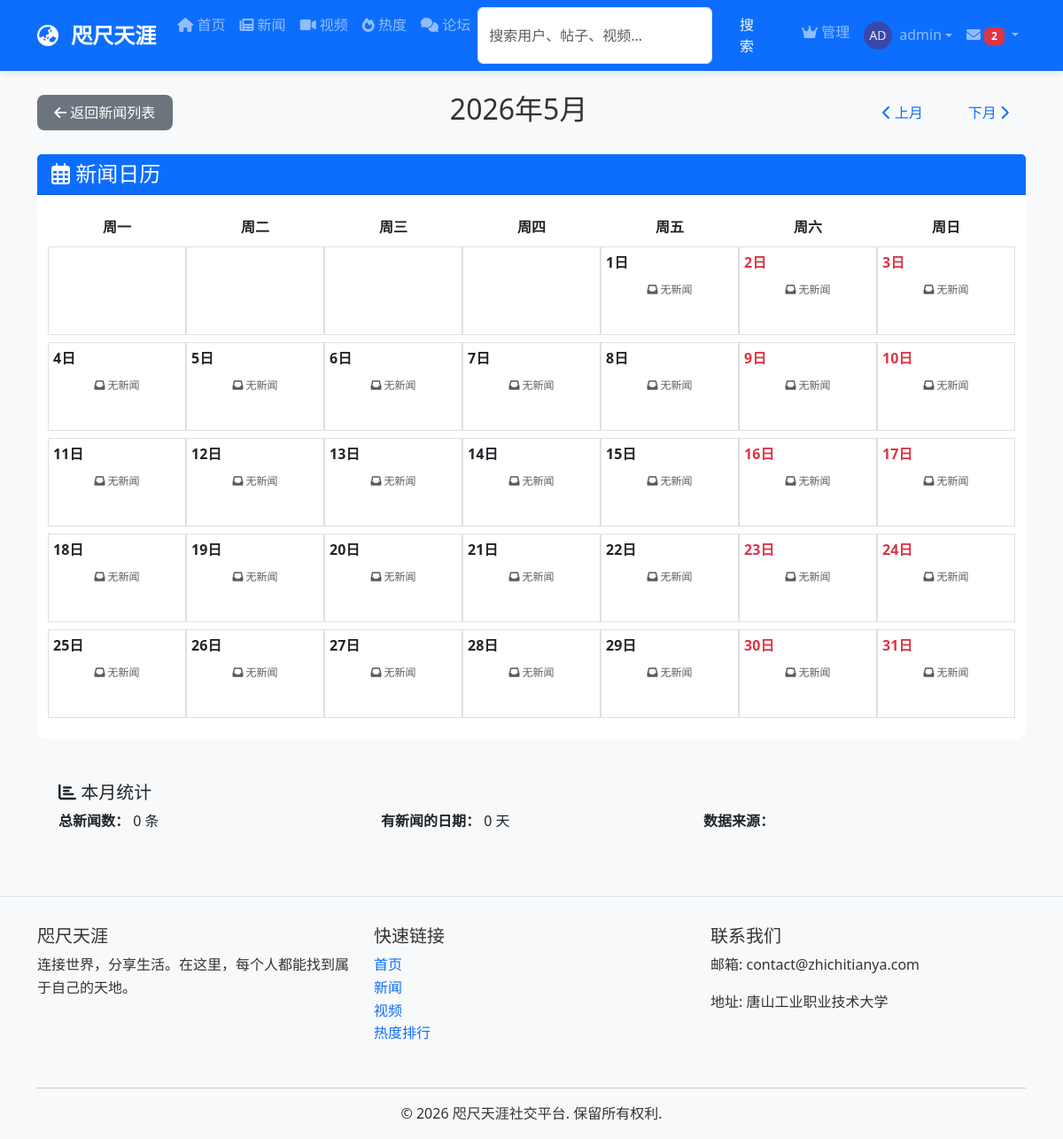
The app's page /news/calendar (signed in) with its own data.
### python_web_project/models/__init__.py (models this page shows, shortened)
class User(UserMixin, db.Model):
    __tablename__ = 'users'
    id = db.Column(db.Integer, primary_key=True)
    username = db.Column(db.String(80), unique=True, nullable=False)
    email = db.Column(db.String(120), unique=True, nullable=False)
    password_hash = db.Column(db.String(120), nullable=False)
    avatar = db.Column(db.String(200), default='default_avatar.png')
    bio = db.Column(db.Text, default='')
    location = db.Column(db.String(100))
    website = db.Column(db.String(200))
    is_active = db.Column(db.Boolean, default=True)  # 用户是否被封禁
    is_banned = db.Column(db.Boolean, default=False)  # 是否被完全封禁
    can_post = db.Column(db.Boolean, default=True)    # 是否可以发帖
    can_video = db.Column(db.Boolean, default=True)   # 是否可以发视频
    can_comment = db.Column(db.Boolean, default=True)  # 是否可以评论
    is_admin = db.Column(db.Boolean, default=False)   # 是否为管理员
    join_date = db.Column(FlexibleDateTime, default=datetime.now)
    last_seen = db.Column(FlexibleDateTime, default=datetime.now)
    posts = db.relationship('Post', backref='author',
                            lazy=True, foreign_keys='Post.author_id')
    videos = db.relationship('Video', backref='uploader',
                             lazy=True, foreign_keys='Video.uploader_id')
    comments = db.relationship(
        'Comment', lazy=True, foreign_keys='Comment.author_id')
    sent_messages = db.relationship(
        'Message', backref='sender', lazy=True, foreign_keys='Message.sender_id')
    received_messages = db.relationship(
        'Message', backref='recipient', lazy=True, foreign_keys='Message.recipient_id')
    followers = db.relationship(
        'User', secondary='follows',
        primaryjoin='(Follows.followed_id == User.id)',  # 被关注的人
        secondaryjoin='(Follows.follower_id == User.id)',  # 关注者
        backref=db.backref('followed', lazy='dynamic'),
        lazy='dynamic'
    )
    post_likes = db.relationship('PostLike', backref='user', lazy=True)
    video_likes = db.relationship('VideoLike', backref='user', lazy=True)
    def unread_messages_count(self):
        return Message.query.filter_by(
            recipient_id=self.id,
            is_read=False
        ).count()

### python_web_project/routes/news.py (the view)
@news_bp.route('/calendar')
def news_calendar():
    year = request.args.get('year', datetime.now().year, type=int)
    month = request.args.get('month', datetime.now().month, type=int)
    first_day = date_obj(year, month, 1)
    if month == 12:
        last_day = date_obj(year + 1, 1, 1) - timedelta(days=1)
    else:
        last_day = date_obj(year, month + 1, 1) - timedelta(days=1)
    monthly_news = News.query.filter(
        News.timestamp >= first_day,
        News.timestamp <= last_day
    ).order_by(News.timestamp.desc()).all()
    news_by_date = {}
    for news in monthly_news:
        date_key = news.timestamp.date()
        if date_key not in news_by_date:
            news_by_date[date_key] = []
        news_by_date[date_key].append(news)
    cal = calendar.monthcalendar(year, month)
    day_info = {}
    for week in cal:
        for day in week:
            if day != 0:
                current_date = date_obj(year, month, day)
                is_weekend = calendar.weekday(year, month, day) >= 5
                day_info[day] = {
                    'date': current_date,
                    'is_weekend': is_weekend,
                    'has_news': current_date in news_by_date
                }
    return render_template('news_calendar.html',
                           year=year,
                           month=month,
                           calendar_days=cal,
                           news_by_date=news_by_date,
                           day_info=day_info,
                           date=date_obj)

### python_web_project/templates/news_calendar.html (shortened to what this page needs)
{% extends "base.html" %}  {% block content %}
<div class="container mt-4">
  <div class="row mb-4">
    <div class="col-md-12">
      <div class="d-flex justify-content-between align-items-center">
        <a href="{{ url_for('news') }}" class="btn btn-secondary">
          <i class="fas fa-arrow-left"></i> 返回新闻列表
        </a>
        <h2>{{ year }}年{{ month }}月</h2>
        <div>
          {% if month > 1 %}
          <a
            href="{{ url_for('news_routes.news_calendar', year=year, month=month-1) }}"
            class="btn btn-outline-primary"
          >
            <i class="fas fa-chevron-left"></i> 上月
          </a>
          {% endif %} {% if month < 12 %}
          <a
            href="{{ url_for('news_routes.news_calendar', year=year, month=month+1) }}"
            class="btn btn-outline-primary ms-2"
          >
            下月 <i class="fas fa-chevron-right"></i>
          </a>
          {% endif %}
        </div>
      </div>
    </div>
  </div>
  <div class="row">
    <div class="col-md-12">
      <div class="card">
        <div class="card-header bg-primary text-white">
          <h4 class="mb-0"><i class="far fa-calendar-alt"></i> 新闻日历</h4>
        </div>
        <div class="card-body">
          <div class="row">
            {% for day_name in ['周一', '周二', '周三', '周四', '周五', '周六',
            '周日'] %}
            <div class="col text-center fw-bold">{{ day_name }}</div>
            {% endfor %}
          </div>
          {% for week in calendar_days %}
          <div class="row mt-2">
            {% for day in week %} {% if day != 0 %} {% set info =
            day_info.get(day, {}) %} {% set is_weekend = info.is_weekend if info
            else false %} {% set has_news = info.has_news if info else false %}
            {% else %} {% set is_weekend = false %} {% set has_news = false %}
            {% endif %}
            <div
              class="col {% if has_news %}bg-light{% endif %} {% if is_weekend %}text-danger{% endif %}"
              style="min-height: 100px; border: 1px solid #e0e0e0; padding: 5px"
            >
              {% if day != 0 %} {% set current_date = date(year, month, day) %}
              <div
                class="d-flex justify-content-between align-items-center mb-2"
              >
                {% if news_by_date.get(current_date) %}
                <a
                  href="{{ url_for('news_routes.news_by_date', date_str=current_date.strftime('%Y-%m-%d')) }}"
                  class="text-decoration-none text-primary fw-bold"
                  title="点击查看{{ day }}日的新闻"
                >
                  {{ day }}日
                </a>
                {% else %}
                <strong
                  class="{% if news_by_date.get(current_date) %}text-primary{% endif %}"
                >
                  {{ day }}日
                </strong>
                {% endif %}
              </div>
              {% if news_by_date.get(current_date) %}
              <div class="news-list">
                {% for news_item in news_by_date[current_date][:3] %}
                <div class="mb-2" style="font-size: 12px">
                  <a
                    href="{{ url_for('news_detail', news_id=news_item.id) }}"
                    class="text-decoration-none text-dark"
                    title="{{ news_item.title }}"
                  >
                    <i class="fas fa-newspaper text-success"></i>
                    {{ news_item.title[:15] }}{% if news_item.title|length > 15
                    %}...{% endif %}
                  </a>
                </div>
                {% endfor %} {% if news_by_date[current_date]|length > 3 %}
                <div class="text-center">
                  <small class="text-muted"
                    >还有 {{ news_by_date[current_date]|length - 3 }}
                    条...</small
                  >
                </div>
                {% endif %}
              </div>
              {% else %}
              <div class="text-muted text-center" style="font-size: 12px">
                <i class="fas fa-inbox"></i> 无新闻
              </div>
              {% endif %} {% endif %}
            </div>
            {% endfor %}
          </div>
          {% endfor %}
        </div>
      </div>
    </div>
  </div>
  <div class="row mt-4">
    <div class="col-md-12">
      <div class="card bg-light">
        <div class="card-body">
          <h5><i class="fas fa-chart-bar"></i> 本月统计</h5>
          <div class="row">
            <div class="col-md-4">
              <p class="mb-0">
                <strong>总新闻数：</strong>
                {% set total = namespace(value=0) %} {% for news_list in
                news_by_date.values() %} {% set total.value = total.value +
                news_list|length %} {% endfor %} {{ total.value }} 条
              </p>
            </div>
            <div class="col-md-4">
              <p class="mb-0">
                <strong>有新闻的日期：</strong> {{ news_by_date|length }} 天
              </p>
            </div>
            <div class="col-md-4">
              <p class="mb-0">
                <strong>数据来源：</strong>
                {% set sources = namespace(list=[]) %} {% for news_list in
                news_by_date.values() %} {% for news_item in news_list %} {% if
                news_item.source not in sources.list %} {% set sources.list =
                sources.list + [news_item.source] %} {% endif %} {% endfor %} {%
                endfor %} {{ sources.list|join(', ') }}
              </p>
            </div>
          </div>
        </div>
      </div>
    </div>
  </div>
</div>
{% endblock %}

### python_web_project/templates/base.html (shortened to what this page needs)
<!DOCTYPE html>
<html lang="zh-CN">
  <head>
    <link
      href="{{ url_for('static', filename='css/bootstrap.min.css') }}"
      rel="stylesheet"
    />
    <link
      rel="stylesheet"
      href="{{ url_for('static', filename='css/style.css') }}"
    />
    <link
      rel="stylesheet"
      href="https://cdnjs.cloudflare.com/ajax/libs/font-awesome/6.0.0/css/all.min.css"
    />
  </head>
  <body>
    <nav class="navbar navbar-expand-lg navbar-dark bg-primary sticky-top">
      <div class="container">
        <a class="navbar-brand" href="{{ url_for('index') }}">
          <i class="fas fa-globe-asia me-2"></i> 咫尺天涯
        </a>
        <div class="collapse navbar-collapse" id="navbarNav">
          <ul class="navbar-nav me-auto">
            <li class="nav-item">
              <a class="nav-link" href="{{ url_for('index') }}"
                ><i class="fas fa-home"></i> 首页</a
              >
            </li>
            <li class="nav-item">
              <a class="nav-link" href="{{ url_for('news') }}"
                ><i class="fas fa-newspaper"></i> 新闻</a
              >
            </li>
            <li class="nav-item">
              <a class="nav-link" href="{{ url_for('videos') }}"
                ><i class="fas fa-video"></i> 视频</a
              >
            </li>
            <li class="nav-item">
              <a class="nav-link" href="{{ url_for('trending') }}"
                ><i class="fas fa-fire"></i> 热度</a
              >
            </li>
            <li class="nav-item">
              <a class="nav-link" href="{{ url_for('forum') }}"
                ><i class="fas fa-comments"></i> 论坛</a
              >
            </li>
            <li class="nav-item">
              <form
                class="d-flex"
                action="{{ url_for('search') }}"
                method="get"
              >
                <input
                  class="form-control me-2"
                  type="search"
                  name="q"
                  placeholder="搜索用户、帖子、视频..."
                  aria-label="Search"
                />
                <button class="btn btn-outline-light" type="submit">
                  搜索
                </button>
              </form>
            </li>
          </ul>
          <ul class="navbar-nav ms-auto">
            {% if current_user.is_authenticated %} {% if current_user.is_admin
            %}
            <li class="nav-item">
              <a class="nav-link" href="{{ url_for('admin') }}"
                ><i class="fas fa-crown"></i> 管理</a
              >
            </li>
            {% endif %}
            <li class="nav-item dropdown">
              <a
                class="nav-link dropdown-toggle d-flex align-items-center"
                href="#"
                id="navbarDropdown"
                role="button"
                data-bs-toggle="dropdown"
              >
                <img
                  src="{{ get_avatar_url(current_user.avatar) }}"
                  class="user-avatar-sm me-2"
                  alt="头像"
                />
                {{ current_user.username }}
              </a>
            </li>
            {% endif %}
          </ul>
          {% if current_user.is_authenticated %}
          <ul class="navbar-nav">
            <li class="nav-item dropdown">
              <a
                class="nav-link dropdown-toggle"
                href="#"
                id="messagesDropdown"
                role="button"
                data-bs-toggle="dropdown"
                aria-expanded="false"
              >
                <i class="fas fa-envelope"></i>
                {% if current_user.unread_messages_count() > 0 %}
                <span class="badge bg-danger"
                  >{{ current_user.unread_messages_count() }}</span
                >
                {% endif %}
              </a>
                {% set unread_messages = [] %} {% for msg in
                current_user.received_messages %} {% if not msg.is_read %} {% if
                unread_messages|length < 5 %} {% set _ =
                unread_messages.append(msg) %} {% endif %} {% endif %} {% endfor
                %}
            </li>
          </ul>
          {% endif %}
        </div>
      </div>
    </nav>
    <main>{% block content %}{% endblock %}</main>
    <footer class="footer mt-5 py-4 bg-light">
      <div class="container">
        <div class="row">
          <div class="col-md-4 mb-3">
            <h5>咫尺天涯</h5>
            <p>连接世界，分享生活。在这里，每个人都能找到属于自己的天地。</p>
          </div>
          <div class="col-md-4 mb-3">
            <h5>快速链接</h5>
            <ul class="list-unstyled">
              <li>
                <a href="{{ url_for('index') }}" class="text-decoration-none"
                  >首页</a
                >
              </li>
              <li>
                <a href="{{ url_for('news') }}" class="text-decoration-none"
                  >新闻</a
                >
              </li>
              <li>
                <a href="{{ url_for('videos') }}" class="text-decoration-none"
                  >视频</a
                >
              </li>
              <li>
                <a href="{{ url_for('trending') }}" class="text-decoration-none"
                  >热度排行</a
                >
              </li>
            </ul>
          </div>
          <div class="col-md-4 mb-3">
            <h5>联系我们</h5>
            <p>邮箱: contact@zhichitianya.com</p>
            <p>地址: 唐山工业职业技术大学</p>
          </div>
        </div>
        <hr />
        <div class="text-center">
          <p class="mb-0">&copy; 2026 咫尺天涯社交平台. 保留所有权利.</p>
        </div>
      </div>
    </footer>
  </body>
</html>

### records on screen
User: avatar (picture), username "admin"

### other values on screen
{{ current_user.unread_messages_count() }} "2"
{{ year }} "2026"
{{ month }} "5"
{{ day_name }} "周一" "周二" "周三" "周四" "周五" "周六" "周日"
{{ day }} "1" "2" "3" "4" "5" "6" "7" "8" "9" "10" "11" "12" "13" "14" "15" "16" "17" "18" "19" "20" "21" "22" "23" "24" "25" "26" "27" "28" "29" "30" "31"
{{ total.value }} "0"
{{ news_by_date|length }} "0"
